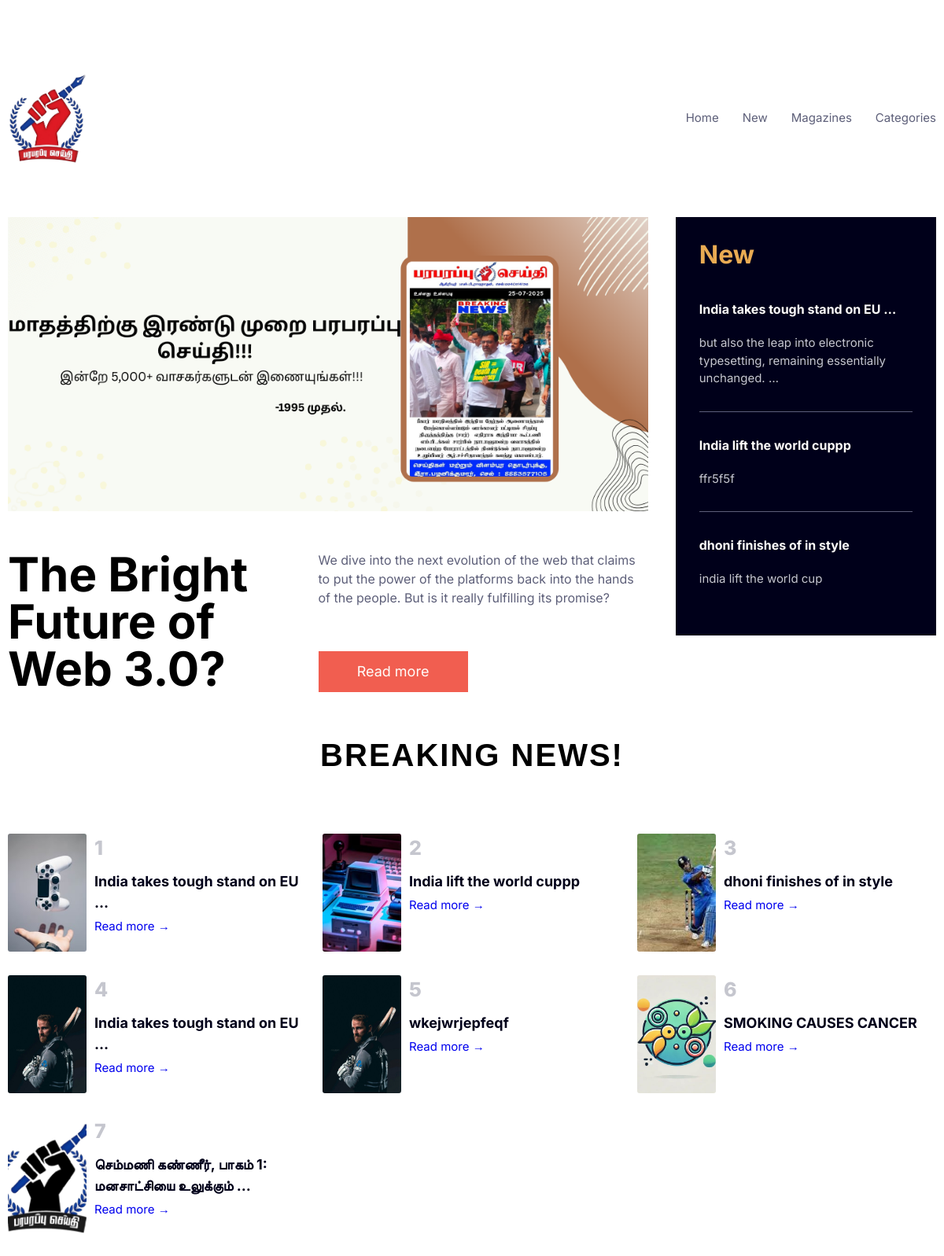
The page / on the database its author committed.
### seithi/models.py (models this page shows, shortened)
class News(models.Model):
    title = models.CharField(max_length=200)
    description = models.TextField()
    content = RichTextUploadingField()
    thumbnail = models.ImageField(null=True, blank=True)
    tags = models.ManyToManyField(Tag, blank=True)
    published_date = models.DateTimeField(auto_now_add=True)

### seithi/views.py (the view)
# urls.py: path('', views.news, name="news"),
def news(request):
    news = News.objects.all()[:30]
    tags = Tag.objects.all()
    context = {'news': news,'tags':tags}
    return render(request, 'seithi/news.html', context)

### seithi/templates/seithi/news.html (shortened to what this page needs)
{%load static%}
<!DOCTYPE html>
<html lang="en">
<head>
  <link rel="stylesheet" href="{% static 'styles/style.css' %}">
</head>
<body>
  <header class="header">
    <div class="container">
      <div class="header__inner">
        <a href="{% url 'news'%}" class="header__logo" aria-label="home-link">
          <img src="{%static 'images/lo.png'%}" alt="" />
        </a>
        <nav class="header__nav" role="main-navigation">
          <ul class="header__list">
            <li class="header__item">
              <a href="{% url 'news'%}" class="header__link">Home</a>
            </li>
            <li class="header__item">
              <a href="{% url 'new-news'%}" class="header__link">New</a>
            </li>
            <li class="header__item">
              <a href="{% url 'magazine_page'%}" class="header__link">Magazines</a>
            </li>
            <li class="header__item header__dropdown">
              <a href="#" class="header__link">Categories</a>
            </li>
          </ul>
        </nav>
      </div>
    </div>
  </header>
  <main>
    <section class="news">
      <div class="container">
        <div class="news__inner">
          <article class="news__main">
            <img src="{%static 'images/b.png'%}" alt="Web3 future"
              class="news__main-cover news__main-cover--desktop" />
            <div class="news__main-content">
              <h1 class="news__main-title">
                The Bright Future of Web 3.0?</h1>
              <div class="news__main-info">
                <p class="news__main-subtitle">
                  We dive into the next evolution of the web that claims to put
                  the power of the platforms back into the hands of the people.
                  But is it really fulfilling its promise?
                </p>
                <a href="{% url 'magazine_page' %}" class="read-more">Read more </a>
              </div>
            </div>
          </article>
          <aside class="news__side">
            <h2 class="news__side-title">New</h2>
            <ul class="news__side-list">
            {% for item in news|slice:":3" %}
              <li class="news__side-item">
                <h3 class="news__side-item__title">
                  <a href="{% url 'single-news' item.id %}">
                    {{ item.title|truncatewords:6 }}
                  </a>
                </h3>
                <p class="news__side-item__description">
                  {{ item.description|truncatewords:10 }}
                </p>
              </li>
            {% endfor %}
            </ul>
          </aside>
        </div>
      </div>
    </section>
    <h1 class="container" style="margin-top: 50px; margin-bottom: 20px; font-size: 40px; font-weight: bold; text-align: center; text-transform: uppercase; letter-spacing: 2px; font-family: Arial, sans-serif;">
  Breaking News!
</h1><section class="recent">
      <div class="container">
        <div class="recent__inner">
          <ul class="recent__list">
            {% for item in news %}
            <li class="recent__item">
              <article class="recent__article">
                {% if item.thumbnail %}
                  <img class="recent__article-cover" src="{{ item.thumbnail.url }}" alt="">
                {% else %}
                  <img class="recent__article-cover" src="{% static 'images/d.jpg' %}" alt="No Image">
                {% endif %}
                <div class="recent__article-info">
                  <span class="recent__article-number">{{ forloop.counter }}</span>
                  <h4 class="recent__article-title">
                    <a href="{% url 'single-news' item.id %}">{{ item.title|truncatewords:6 }}</a>
                  </h4>
                  <a href="{% url 'single-news' item.id %}" class="read-more-link">Read more →</a>
                </div>
              </article>
            </li>
            {% endfor %}
          </ul>
        </div>
      </div>
    </section>
  </main>
</body>
</html>

### static/styles/style.css (style rules this page uses)
:root { --color-primary-1: hsl(35, 77%, 62%); --color-primary-2: hsl(5, 85%, 63%); --color-neutral-1: hsl(36, 100%, 99%); --color-neutral-2: hsl(233, 8%, 79%); --color-neutral-3: hsl(236, 13%, 42%); --color-neutral-4: hsl(240, 100%, 5%); }
html { box-sizing: border-box; font-size: 62.5%; }
*, *::after, *::before { box-sizing: inherit; padding: 0; margin: 0; }
a, a:active, a:visited { text-decoration: none; }
ul { list-style: none; }
body { line-height: 1.5; font-size: 1.5rem; font-family: 'Inter', sans-serif; padding-top: 9rem; padding-bottom: 12rem; }
.header__dropdown { position: relative; }
.container { width: min(100% - 2rem, 120rem); margin-inline: auto; }
.header { padding-bottom: 2.5rem; }
.header__inner { display: flex; justify-content: space-between; align-items: center; }
.header__list { display: flex; align-items: center; gap: 3rem; }
.header__link { color: var(--color-neutral-3); transition: all 0.3s ease; }
.header__logo { display: block; }
.header__logo img { display: block; width: 100px; height: auto; }
.news { margin-top: 4rem; }
.news__inner { display: flex; gap: 3.5rem; }
.news__main { display: flex; flex-direction: column; flex: 6; }
.news__main-cover { display: block; width: 100%; margin-bottom: 5rem; }
.news__main-cover--desktop { display: block; }
.news__main-content { display: flex; justify-content: space-between; gap: 8.5rem; }
.news__main-title { font-size: 6rem; line-height: 6rem; }
.news__main-info { display: flex; flex-direction: column; }
.news__main-subtitle { font-size: 1.6rem; color: var(--color-neutral-3); }
.read-more { display: inline-block; background-color: var(--color-primary-2); color: var(--color-neutral-1); padding: 1.7rem; text-align: center; width: 19rem; margin-top: auto; transition: all 0.3s ease; font-size: 1.8rem; font-family: inherit; line-height: 1; }
.news__side { background-color: var(--color-neutral-4); padding: 3rem; align-self: baseline; flex: 2; }
.news__side-title { color: var(--color-primary-1); font-size: 3.2rem; line-height: 3.5rem; margin-bottom: 4rem; transition: all 0.3s ease; }
.news__side-item { display: flex; flex-direction: column; width: 100%; padding-bottom: 3rem; }
.news__side-item:not(:last-of-type) { margin-bottom: 3rem; border-bottom: 1px solid var(--color-neutral-3); }
.news__side-item__title a { color: var(--color-neutral-1); font-size: 1.6rem; display: block; margin-bottom: 2rem; transition: all 0.3s ease; }
.news__side-item__description { color: var(--color-neutral-2); }
.recent { margin-top: 7rem; }
.recent__list { display: grid; grid-template-columns: repeat(3, 1fr); gap: 2rem; }
.recent__article { display: flex; flex-direction: row; gap: 1rem; height: 100%; }
.recent__article-cover { width: 10rem; height: 150px; object-fit: cover; border-radius: 3px; display: block; margin-bottom: 1rem; }
.recent__article-info { flex: 1; flex-direction: column; width: 100%; }
.recent__article-number { color: var(--color-neutral-2); font-size: 2.5rem; font-weight: 800; display: block; margin-bottom: 1rem; }
.recent__article-title a { color: var(--color-neutral-4); display: block; font-size: 1.8rem; margin-bottom: .6rem; transition: all 0.3s ease; }

### rows shown on the page
News: title "India takes tough stand on EU …", description "but also the leap into electronic typesetting, remaining essentially unchanged. …", thumbnail (picture)
News: title "India lift the world cuppp", description "ffr5f5f", thumbnail (picture)
News: title "dhoni finishes of in style", description "india lift the world cup", thumbnail (picture)
News: thumbnail (picture), title "India takes tough stand on EU …"
News: thumbnail (picture), title "wkejwrjepfeqf"
News: thumbnail (picture), title "SMOKING CAUSES CANCER"
News: thumbnail (picture), title "செம்மணி கண்ணீர், பாகம் 1: மனசாட்சியை உலுக்கும் …"
